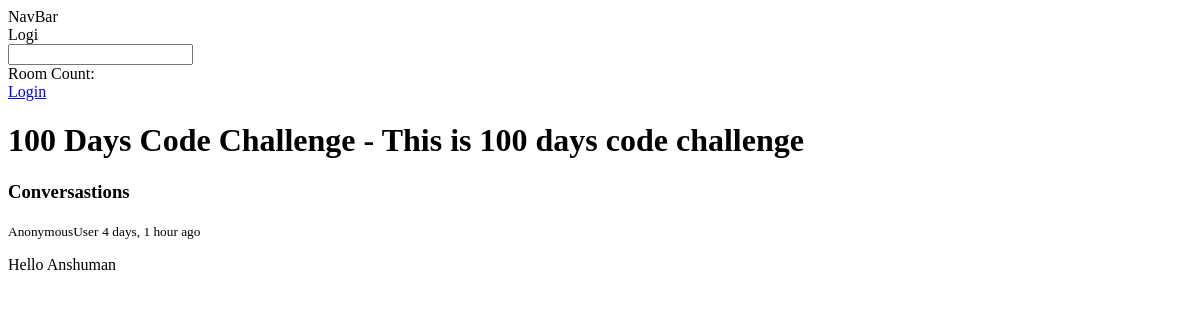
Page /room/1/ on the earlier database version.
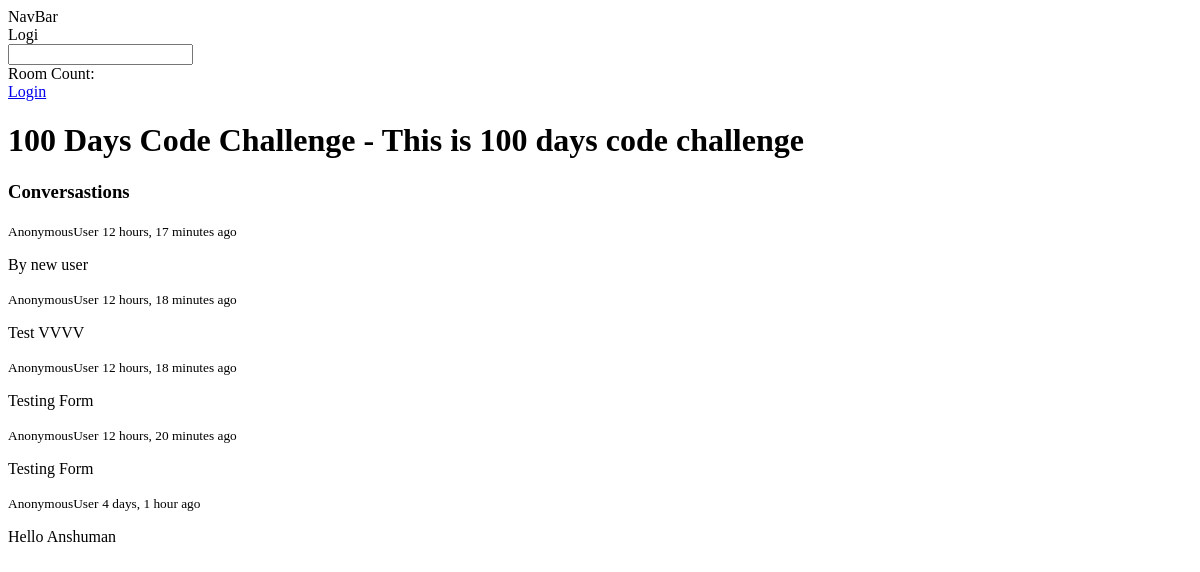
Same page on the later database version.
### base/models.py (models this page shows, shortened)
class Room(models.Model):
    name = models.CharField(max_length=200)
    topic = models.ForeignKey(Topic, on_delete=models.SET_NULL, null=True)
    host = models.ForeignKey(User, on_delete=models.SET_NULL, null=True)
    participants = models.ManyToManyField(User, related_name="participants", blank=True)
    description = models.TextField(blank=True, null=True)
    created_at = models.DateTimeField(auto_now_add=True)
    updated_at = models.DateTimeField(auto_now=True)
    class Meta:
        ordering = ["-updated_at", "-created_at"]
    def __str__(self):
        return self.name

class Message(models.Model):
    room = models.ForeignKey(Room, null=True, on_delete=models.CASCADE, blank=True)
    body = models.TextField(blank=True, null=True)
    user = models.ForeignKey(User, null=True, on_delete=models.SET_NULL, blank=True)
    created_at = models.DateTimeField(auto_now_add=True)
    updated_at = models.DateTimeField(auto_now=True)
    class Meta:
        ordering = ["-created_at"]

### base/views.py (the view)
# urls.py: path("room/<int:pk>/", room_details, name="roomDetails"),
def room_details(request, pk):
    try:
        room = Room.objects.get(pk=int(pk))
        room_message = room.message_set.all()
        participants = room.participants.all()
    except Exception as e:
        return render(request, "base/room_details.html", {"error": f"{e}"})
    if request.method == "POST":
        message = Message(user=request.user, room=room, body=request.POST.get("body"))
        message.save()
        return redirect("roomDetails", pk=room.id)
    print(room)
    return render(
        request,
        "base/room_details.html",
        {"room": room, "room_messages": room_message, "participants": participants},
    )

### base/templates/base/room_details.html (shortened to what this page needs)
{% extends "base.html" %} {% block content %}
<h1>{{room.name}} - {{room.description}}</h1>
<div>
  <div>
    <div class="comment-wrapper">
      <h3>Conversastions</h3>
      {% for message in room_messages %}
      <small>{{request.user}}</small>
      <small>{{message.created_at | timesince }} ago</small>
      <div>
        <p>{{message.body}}</p>
      </div>
      {% endfor %}
    </div>
  </div>
</div>
{% endblock content %}

### templates/base.html (shortened to what this page needs)
<!DOCTYPE html>
<html lang="en">
  <head>
  </head>
  <body>
    {% include "navbar.html" %}
    {% block content %} {% endblock content %}
  </body>
</html>

### templates/navbar.html
<div>
  <div>NavBar</div>
  <div>Logi</div>
  <form action="" method="GET">
    <input type="text" name="q" />
  </form>
  <div>Room Count: {{room_count}}</div>
  <div>
    {% if request.user.is_authenticated %}
    <p>Hello, {{request.user.username}}</p>
    <a href="{% url 'logout'%}">Logout</a>
    {% else %}
    <a href="{% url 'loginuser'%}">Login</a>
    {% endif %}
  </div>
</div>

Differences in the rows shown:
added Message: user "AnonymousUser", created_at "12 hours, 17 minutes", body "By new user"
added Message: user "AnonymousUser", created_at "12 hours, 18 minutes", body "Test VVVV"
added Message: user "AnonymousUser", created_at "12 hours, 18 minutes", body "Testing Form"
added Message: user "AnonymousUser", created_at "12 hours, 20 minutes", body "Testing Form"
